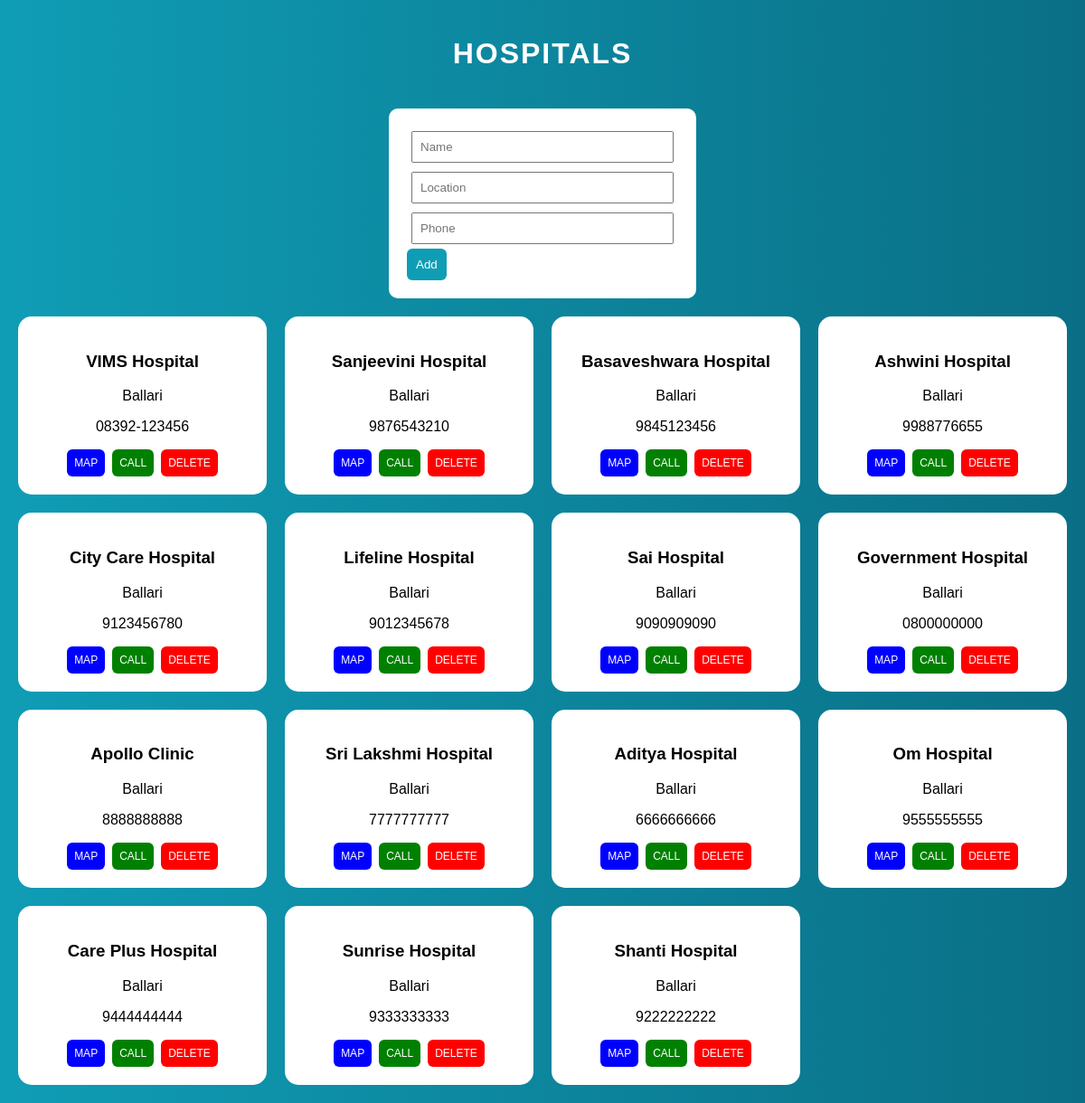
The page /hospitals on the database its author committed.
### tables this page shows
CREATE TABLE hospitals (
        id INTEGER PRIMARY KEY AUTOINCREMENT,
        name TEXT,
        location TEXT,
        phone TEXT,
        map_link TEXT
    );

### app.py (the view)
@app.route("/hospitals")
def hospitals():
    conn = get_db()
    data = conn.execute("SELECT * FROM hospitals").fetchall()
    conn.close()
    return render_template("hospitals.html", data=data, title="HOSPITALS")

### app.py (called while the page is built)
def get_db():
    conn = sqlite3.connect("resources.db")
    conn.row_factory = sqlite3.Row
    return conn

### templates/hospitals.html (shortened to what this page needs)
<!DOCTYPE html>
<html>
<head>
</head>
<body>
<h1>{{ title }}</h1>
<div class="form">
    <form method="POST" action="/add_{{ title.lower().replace(' ', '') }}">
        <input name="name" placeholder="Name" required>
        <input name="location" placeholder="Location" required>
        <input name="phone" placeholder="Phone" required>
        <button>Add</button>
    </form>
</div>
<div class="container">
{% for h in data %}
<div class="card">
    <h3>{{ h.name }}</h3>
    <p>{{ h.location }}</p>
    <p>{{ h.phone }}</p>
    <div class="actions">
        <a class="map" href="https://www.google.com/maps/search/{{ h.name }}" target="_blank">MAP</a>
        <a class="call" href="tel:{{ h.phone }}">CALL</a>
        {% if title == "HOSPITALS" %}
        <a class="delete" href="/delete_hospital/{{ h.id }}">DELETE</a>
        {% elif title == "BLOOD BANKS" %}
        <a class="delete" href="/delete_bloodbank/{{ h.id }}">DELETE</a>
        {% else %}
        <a class="delete" href="/delete_ngo/{{ h.id }}">DELETE</a>
        {% endif %}
    </div>
</div>
{% endfor %}
</div>
</body>
</html>

### templates/hospitals.html (style rules this page uses)
body { font-family: Arial; margin: 0; background: linear-gradient(to right, #0f9db5, #0a6f86); color: white; }
h1 { text-align: center; padding: 20px; letter-spacing: 2px; }
.form { background: white; color: black; width: 300px; margin: auto; padding: 20px; border-radius: 10px; }
input { width: 90%; padding: 8px; margin: 5px; }
button { padding: 10px; background: #0f9db5; color: white; border: none; border-radius: 6px; }
.container { display: grid; grid-template-columns: repeat(auto-fit, minmax(250px, 1fr)); gap: 20px; padding: 20px; }
.card { background: white; color: black; padding: 20px; border-radius: 15px; text-align: center; }
.actions { display: flex; justify-content: center; gap: 8px; flex-wrap: wrap; margin-top: 10px; }
.actions a { text-decoration: none; padding: 8px; border-radius: 6px; color: white; font-size: 12px; }
.map { background: blue; }
.call { background: green; }
.delete { background: red; }

### rows shown on the page
hospitals: name "VIMS Hospital", location "Ballari", phone "08392-123456"
hospitals: name "Sanjeevini Hospital", location "Ballari", phone "9876543210"
hospitals: name "Basaveshwara Hospital", location "Ballari", phone "9845123456"
hospitals: name "Ashwini Hospital", location "Ballari", phone "9988776655"
hospitals: name "City Care Hospital", location "Ballari", phone "9123456780"
hospitals: name "Lifeline Hospital", location "Ballari", phone "9012345678"
hospitals: name "Sai Hospital", location "Ballari", phone "9090909090"
hospitals: name "Government Hospital", location "Ballari", phone "0800000000"
hospitals: name "Apollo Clinic", location "Ballari", phone "8888888888"
hospitals: name "Sri Lakshmi Hospital", location "Ballari", phone "7777777777"
hospitals: name "Aditya Hospital", location "Ballari", phone "6666666666"
hospitals: name "Om Hospital", location "Ballari", phone "9555555555"
hospitals: name "Care Plus Hospital", location "Ballari", phone "9444444444"
hospitals: name "Sunrise Hospital", location "Ballari", phone "9333333333"
hospitals: name "Shanti Hospital", location "Ballari", phone "9222222222"

### other values the page prints
{{ title }} "HOSPITALS"
